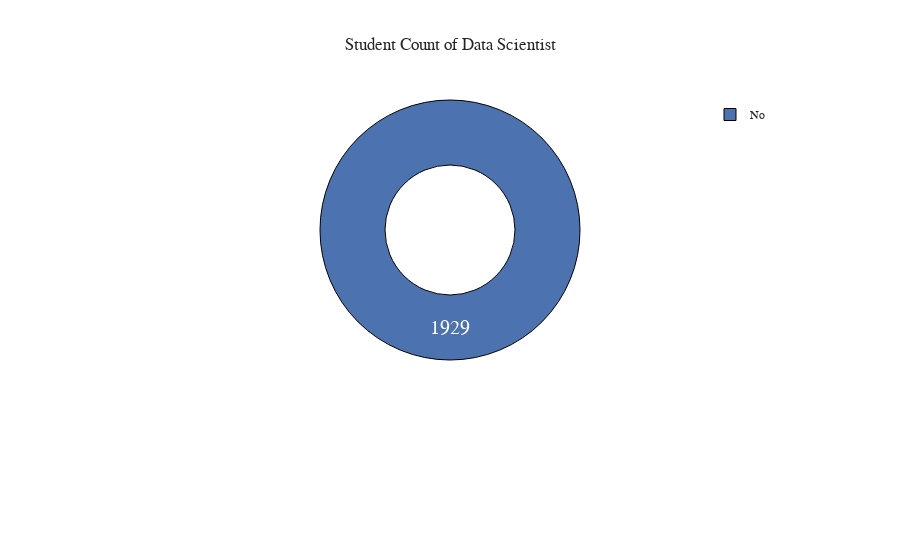

Notebook source saved alongside this figure:
### Markdown cell above
### Data Scientist Education Status.
* Interestingly, our sample Data Scientist are currently **100% not student**.
* **Master's degree** is the highest level of education attained or have been planned to attain in the next 2years for **50%** of the Data Scientist in our survey followed by **21% Bachelor's degree holder**. This means that Data Scientist go all the way to attain M.Sc degree in their career.

### Code cell
student_data = ds_data.groupby(['Q5']).size().reset_index().rename(columns={0: 'count'})
fig = go.Figure(data=[go.Pie(labels=student_data['Q5'], values=student_data['count'], hole=.5)])

fig.update_traces(hoverinfo='label+percent', 
                  textinfo='value', 
                  textfont_size=20,
                  marker=dict(line=dict(color='#000000', width=1)))

fig.update_layout(
    title="Student Count of Data Scientist",
    template='seaborn',
    margin=dict(t=100, b=200, l=200, r=200),
    font=dict(
        family="Monospace",
        size=12
    )
)
fig.show()

### Figure 1 — Plotly figure (JSON) as saved in the notebook; plotly's stock layout.template omitted (floating-point values rounded to 4 significant figures)
{"data": [{"hole": 0.5, "hoverinfo": "label+percent", "labels": ["No"], "marker": {"line": {"color": "#000000", "width": 1}}, "textfont": {"size": 20}, "textinfo": "value", "type": "pie", "values": [1929]}], "layout": {"font": {"family": "Monospace", "size": 12}, "margin": {"b": 200, "l": 200, "r": 200, "t": 100}, "title": {"text": "Student Count of Data Scientist"}}}
